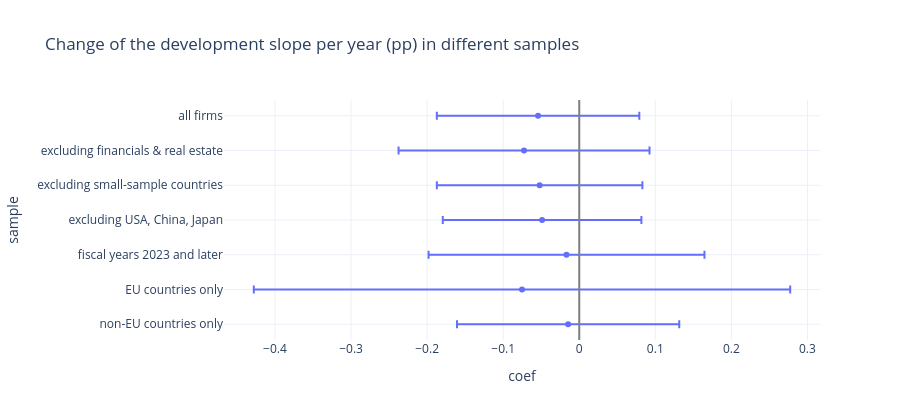

This figure's notebook cell:
### Markdown cell above
## 4 · Robustness
The interaction in seven samples (wild bootstrap, 499 draws each).

### Code cell
rob, rob_share = robustness("dev_x_t", "roa_pp", 1, extra="dev_z", data=f5)
fig = px.scatter(rob.reset_index(), x="coef", y="sample", error_x=rob.ci_high - rob.coef, error_x_minus=rob.coef - rob.ci_low, title="Change of the development slope per year (pp) in different samples")
fig.add_vline(x=0, line_color="grey"); fig.update_layout(height=420, yaxis_autorange="reversed"); fig.show()
print(f"Predicted sign (positive) in {rob_share:.0%} of samples.")
rob

### Figure 1 — Plotly figure (JSON) as saved in the notebook; plotly's stock layout.template omitted (floating-point values rounded to 4 significant figures)
{"data": [{"error_x": {"array": [0.1331, 0.165, 0.1351, 0.1306, 0.1814, 0.3526, 0.1461], "arrayminus": [0.1331, 0.165, 0.1351, 0.1306, 0.1814, 0.3526, 0.1461]}, "hovertemplate": "coef=%{x}<br>sample=%{y}<extra></extra>", "legendgroup": "", "marker": {"color": "#636efa", "symbol": "circle"}, "mode": "markers", "name": "", "orientation": "h", "showlegend": false, "type": "scatter", "x": [-0.05412, -0.07258, -0.0521, -0.04885, -0.01672, -0.07526, -0.01461], "xaxis": "x", "y": ["all firms", "excluding financials & real estate", "excluding small-sample countries", "excluding USA, China, Japan", "fiscal years 2023 and later", "EU countries only", "non-EU countries only"], "yaxis": "y"}], "layout": {"height": 420, "legend": {"tracegroupgap": 0}, "shapes": [{"line": {"color": "grey"}, "type": "line", "x0": 0, "x1": 0, "xref": "x", "y0": 0, "y1": 1, "yref": "y domain"}], "title": {"text": "Change of the development slope per year (pp) in different samples"}, "xaxis": {"anchor": "y", "domain": [0.0, 1.0], "title": {"text": "coef"}}, "yaxis": {"anchor": "x", "autorange": "reversed", "domain": [0.0, 1.0], "title": {"text": "sample"}}}}
